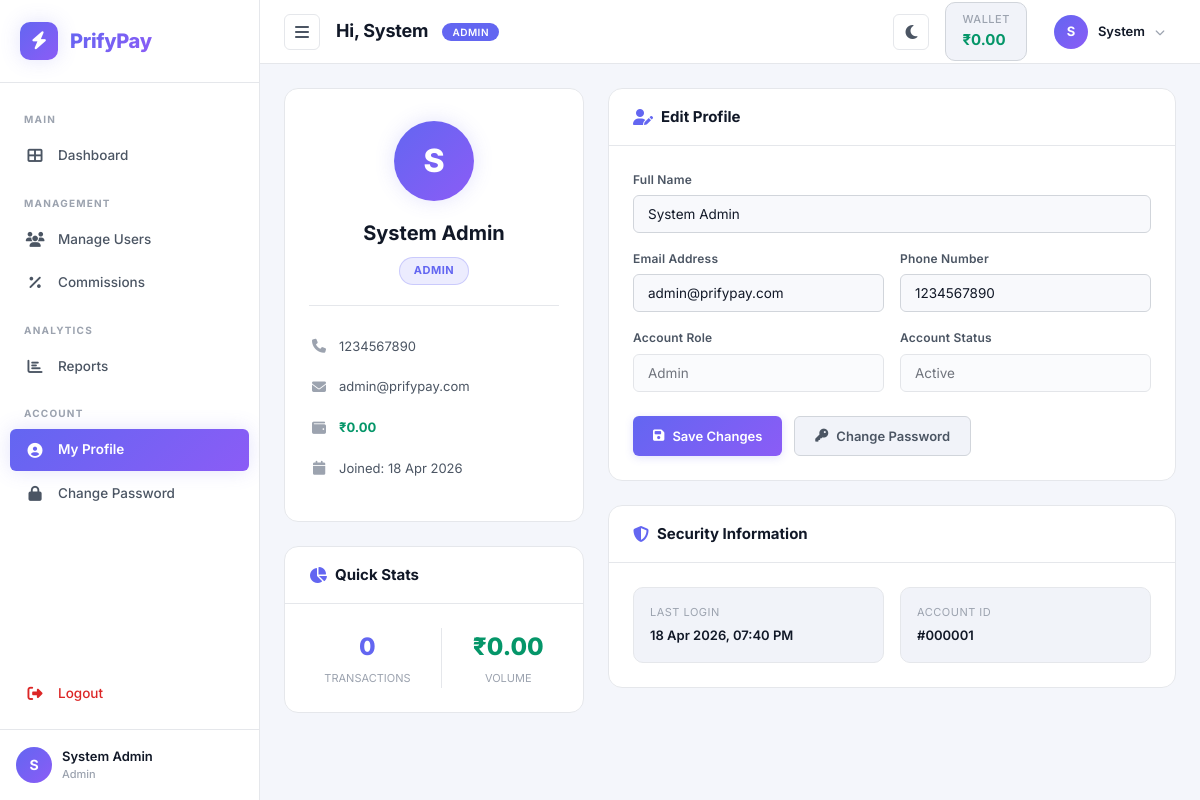
Screenshot of /admin/profile.php (signed in) with the database file from the repository.
### tables this page shows
CREATE TABLE IF NOT EXISTS users (
    id INT AUTO_INCREMENT PRIMARY KEY,
    name VARCHAR(100) NOT NULL,
    email VARCHAR(100) UNIQUE NOT NULL,
    phone VARCHAR(15) UNIQUE NOT NULL,
    password VARCHAR(255) NOT NULL,
    role ENUM('admin', 'distributor', 'retailer') NOT NULL,
    parent_id INT DEFAULT NULL,
    wallet_balance DECIMAL(15, 2) DEFAULT 0.00,
    status ENUM('active', 'inactive') DEFAULT 'active',
    created_at TIMESTAMP DEFAULT CURRENT_TIMESTAMP,
    FOREIGN KEY (parent_id) REFERENCES users(id) ON DELETE SET NULL
);

### includes/functions.php (called while the page is built, shortened)
<?php
function formatCurrency($amount) {
    return "₹" . number_format($amount, 2);
}
?>

### admin/profile.php (the view, shortened to what this page needs)
<?php
require_once '../includes/header.php';
$userRes = mysqli_query($conn, "SELECT * FROM users WHERE id = $uId");
$userData = mysqli_fetch_assoc($userRes);
$userInitials = strtoupper(substr($userData['name'], 0, 1));
$txStats = mysqli_fetch_assoc(mysqli_query($conn, "SELECT COUNT(*) as total_tx, SUM(CASE WHEN status='success' THEN amount ELSE 0 END) as total_volume FROM transactions WHERE user_id = $uId"));
?>
<div class="profile-grid">
    <div>
        <div class="card">
            <div class="profile-card-main">
                <div class="profile-avatar-large"><?php echo $userInitials; ?></div>
                <div class="profile-name"><?php echo htmlspecialchars($userData['name']); ?></div>
                <div class="profile-role-badge"><?php echo strtoupper($userData['role']); ?></div>
                <div class="profile-meta">
                    <div class="profile-meta-item">
                        <i class="fas fa-phone"></i>
                        <span><?php echo $userData['phone']; ?></span>
                    </div>
                    <div class="profile-meta-item">
                        <i class="fas fa-envelope"></i>
                        <span><?php echo $userData['email']; ?></span>
                    </div>
                    <div class="profile-meta-item">
                        <i class="fas fa-wallet"></i>
                        <span style="color: var(--success); font-weight: 700;"><?php echo formatCurrency($userData['wallet_balance']); ?></span>
                    </div>
                    <div class="profile-meta-item">
                        <i class="fas fa-calendar"></i>
                        <span>Joined: <?php echo date('d M Y', strtotime($userData['created_at'])); ?></span>
                    </div>
                </div>
            </div>
        </div>
        <div class="card">
            <div class="card-header">
                <h2 class="card-title"><i class="fas fa-chart-pie"></i> Quick Stats</h2>
            </div>
            <div class="card-body">
                <div style="display: flex; justify-content: space-around; text-align: center;">
                    <div>
                        <div style="font-size: 24px; font-weight: 800; color: var(--primary-light);"><?php echo $txStats['total_tx'] ?? 0; ?></div>
                        <div style="font-size: 11px; color: var(--text-muted); text-transform: uppercase; margin-top: 4px;">Transactions</div>
                    </div>
                    <div>
                        <div style="font-size: 24px; font-weight: 800; color: var(--success);"><?php echo formatCurrency($txStats['total_volume'] ?? 0); ?></div>
                        <div style="font-size: 11px; color: var(--text-muted); text-transform: uppercase; margin-top: 4px;">Volume</div>
                    </div>
                </div>
            </div>
        </div>
    </div>
    <div>
        <div class="card">
            <div class="card-header">
                <h2 class="card-title"><i class="fas fa-user-pen"></i> Edit Profile</h2>
            </div>
            <div class="card-body">
                <form method="POST">
                    <div class="form-group">
                        <label class="form-label">Full Name</label>
                        <input type="text" name="name" class="form-control" value="<?php echo htmlspecialchars($userData['name']); ?>" required>
                    </div>
                    <div class="profile-detail-row">
                        <div class="form-group">
                            <label class="form-label">Email Address</label>
                            <input type="email" name="email" class="form-control" value="<?php echo htmlspecialchars($userData['email']); ?>" required>
                        </div>
                        <div class="form-group">
                            <label class="form-label">Phone Number</label>
                            <input type="text" name="phone" class="form-control" value="<?php echo htmlspecialchars($userData['phone']); ?>" pattern="[0-9]{10}" title="Must be 10 digits" required>
                        </div>
                    </div>
                    <div class="profile-detail-row">
                        <div class="form-group">
                            <label class="form-label">Account Role</label>
                            <input type="text" class="form-control capitalize" value="<?php echo $userData['role']; ?>" disabled style="opacity: 0.6;">
                        </div>
                        <div class="form-group">
                            <label class="form-label">Account Status</label>
                            <input type="text" class="form-control capitalize" value="<?php echo $userData['status']; ?>" disabled style="opacity: 0.6;">
                        </div>
                    </div>
                    <div style="display: flex; gap: 12px; margin-top: 8px;">
                        <button type="submit" name="update_profile" class="btn btn-primary">
                            <i class="fas fa-save"></i> Save Changes
                        </button>
                        <a href="change_password.php" class="btn btn-secondary">
                            <i class="fas fa-key"></i> Change Password
                        </a>
                    </div>
                </form>
            </div>
        </div>
        <div class="card">
            <div class="card-header">
                <h2 class="card-title"><i class="fas fa-shield-halved"></i> Security Information</h2>
            </div>
            <div class="card-body">
                <div style="display: grid; grid-template-columns: 1fr 1fr; gap: 16px;">
                    <div style="padding: 16px; background: var(--bg-elevated); border-radius: var(--radius); border: 1px solid var(--border);">
                        <div style="font-size: 11px; color: var(--text-muted); text-transform: uppercase; letter-spacing: 0.5px; margin-bottom: 4px;">Last Login</div>
                        <div style="font-size: 13px; font-weight: 600; color: var(--text-primary);">
                            <?php echo date('d M Y, h:i A'); ?>
                        </div>
                    </div>
                    <div style="padding: 16px; background: var(--bg-elevated); border-radius: var(--radius); border: 1px solid var(--border);">
                        <div style="font-size: 11px; color: var(--text-muted); text-transform: uppercase; letter-spacing: 0.5px; margin-bottom: 4px;">Account ID</div>
                        <div style="font-size: 13px; font-weight: 600; color: var(--text-primary);">
                            #<?php echo str_pad($userData['id'], 6, '0', STR_PAD_LEFT); ?>
                        </div>
                    </div>
                </div>
            </div>
        </div>
    </div>
</div>
<?php require_once '../includes/footer.php'; ?>

### includes/header.php (shortened to what this page needs)
<?php
require_once __DIR__ . '/db.php';
require_once __DIR__ . '/functions.php';
$uId = $_SESSION['user_id'];
$userRes = mysqli_query($conn, "SELECT * FROM users WHERE id = $uId");
$userData = mysqli_fetch_assoc($userRes);
$role = $_SESSION['role'];
$currentPage = basename($_SERVER['PHP_SELF']);
$userInitials = strtoupper(substr($userData['name'], 0, 1));
$firstName = explode(' ', $userData['name'])[0];
?>
<!DOCTYPE html>
<html lang="en">
<head>
    <link rel="stylesheet" href="../assets/css/style.css">
    <link rel="stylesheet" href="https://cdnjs.cloudflare.com/ajax/libs/font-awesome/6.5.0/css/all.min.css">
</head>
<body>
    <div class="dashboard-wrapper">
        <aside class="sidebar">
            <div class="sidebar-logo">
                <div class="logo-icon"><i class="fas fa-bolt"></i></div>
                <span class="logo-text">PrifyPay</span>
            </div>
            <nav>
                <div class="nav-section-title">Main</div>
                <a href="index.php" class="nav-link <?php echo $currentPage == 'index.php' ? 'active' : ''; ?>">
                    <i class="fas fa-th-large"></i>
                    <span>Dashboard</span>
                </a>
                <?php if ($role == 'admin'): ?>
                    <div class="nav-section-title">Management</div>
                    <a href="users.php" class="nav-link <?php echo $currentPage == 'users.php' ? 'active' : ''; ?>">
                        <i class="fas fa-users"></i>
                        <span>Manage Users</span>
                    </a>
                    <a href="commissions.php" class="nav-link <?php echo $currentPage == 'commissions.php' ? 'active' : ''; ?>">
                        <i class="fas fa-percentage"></i>
                        <span>Commissions</span>
                    </a>
                <?php endif; ?>
                <div class="nav-section-title">Analytics</div>
                <a href="reports.php" class="nav-link <?php echo $currentPage == 'reports.php' ? 'active' : ''; ?>">
                    <i class="fas fa-chart-bar"></i>
                    <span>Reports</span>
                </a>
                <div class="nav-section-title">Account</div>
                <a href="profile.php" class="nav-link <?php echo $currentPage == 'profile.php' ? 'active' : ''; ?>">
                    <i class="fas fa-user-circle"></i>
                    <span>My Profile</span>
                </a>
                <a href="change_password.php" class="nav-link <?php echo $currentPage == 'change_password.php' ? 'active' : ''; ?>">
                    <i class="fas fa-lock"></i>
                    <span>Change Password</span>
                </a>
                <a href="../logout.php" class="nav-link nav-danger">
                    <i class="fas fa-right-from-bracket"></i>
                    <span>Logout</span>
                </a>
            </nav>
            <div class="sidebar-user-card">
                <div class="user-info">
                    <div class="user-avatar"><?php echo $userInitials; ?></div>
                    <div class="user-details">
                        <div class="user-name"><?php echo $userData['name']; ?></div>
                        <div class="user-role"><?php echo $role; ?></div>
                    </div>
                </div>
            </div>
        </aside>
        <main class="main-content">
            <div class="top-bar">
                <div class="top-bar-left">
                    <button class="toggle-btn" id="sidebarToggle" aria-label="Toggle sidebar">
                        <i class="fas fa-bars"></i>
                    </button>
                    <div class="page-title">
                        Hi, <?php echo $firstName; ?>
                        <span class="role-tag"><?php echo strtoupper($role); ?></span>
                    </div>
                </div>
                <div class="top-bar-right">
                    <button class="theme-toggle" id="themeToggle" aria-label="Toggle theme" title="Switch Light/Dark">
                        <i class="fas fa-moon"></i>
                    </button>
                    <div class="wallet-badge">
                        <div>
                            <div class="wallet-label">Wallet</div>
                            <div class="wallet-amount"><?php echo formatCurrency($userData['wallet_balance']); ?></div>
                        </div>
                    </div>
                    <div class="profile-dropdown-wrapper" id="profileDropdown">
                        <div class="profile-trigger" onclick="document.getElementById('profileDropdown').classList.toggle('open')">
                            <div class="avatar"><?php echo $userInitials; ?></div>
                            <span class="user-name-topbar"><?php echo $firstName; ?></span>
                            <i class="fas fa-chevron-down chevron"></i>
                        </div>
                    </div>
                </div>
            </div>
            <div class="page-content">

### rows the page displays
users: name "S", name "System Admin", name "System", wallet_balance "₹0.00", role "ADMIN", phone "1234567890", email "admin@prifypay.com", created_at "18 Apr 2026", role "admin", status "active", id "000001"

### other values shown
$role "Admin"
$role "ADMIN"
$txStats['total_tx'] "0"
formatCurrency($txStats['total_volume'] ?? 0) "₹0.00"
